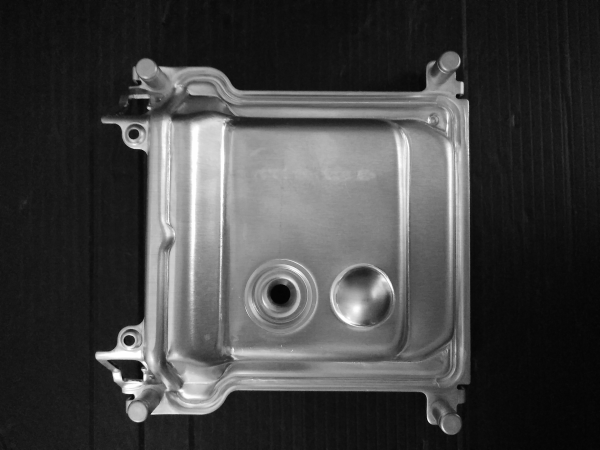
#> input picture lcnstest2.png, 1200 x 900 px, found by its file name (shown at 1/2 size)
$ python fft_opencv.py   (Python 2 division)   (older library calls are emulated)
#> lines starting #> are read from the running program, lines starting #| are printed output that depends on the picture
import numpy as np
import cv2
from matplotlib import pyplot as plt

img = cv2.imread('images/lcnstest2.png', 0)
#> img is the input picture: shape (900, 1200); min 2, max 254, mean 66
#img = cv2.imread('test3.jpg', 0)

dft = cv2.dft(np.float32(img), flags = cv2.DFT_COMPLEX_OUTPUT)
dft_shift = np.fft.fftshift(dft)

magnitude_spectrum = 20 * np.log(cv2.magnitude(dft_shift[:,:,0], dft_shift[:,:,1]))
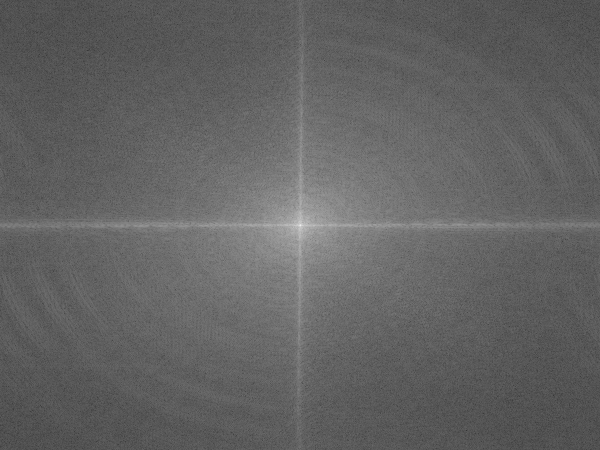
#> magnitude_spectrum: shape (900, 1200) float32 (shown at 1/2 size); min 23.37, max 361.6, mean 154.4; drawn with min black and max white

# [8 lines of commented-out code are left out]

rows, cols = img.shape
#> rows = 900; cols = 1200
crow, ccol = rows/2, cols/2
#> crow = 450; ccol = 600

mask = np.ones((rows,cols,2), np.uint8)
#mask = np.zeros((rows,cols,2), np.uint8)

a = 30
b = 900
#mask[ crow - b : crow + b, ccol - b : ccol + b] = 1
mask[ crow - a : crow + a, ccol - a : ccol + a] = 0

fshift = dft_shift*mask
f_ishift = np.fft.ifftshift(fshift)
img_back = cv2.idft(f_ishift)
img_back = cv2.magnitude(img_back[:, :, 0], img_back[:, :, 1])


# [5 lines of commented-out code are left out]

img1 = 255 * ( img_back - np.amin(img_back) ) / ( np.amax(img_back) - np.amin(img_back))

cv2.imwrite('test2fft.png', img1 )
cv2.imwrite('test2fftdiff.png', np.abs( img1 - img ) )
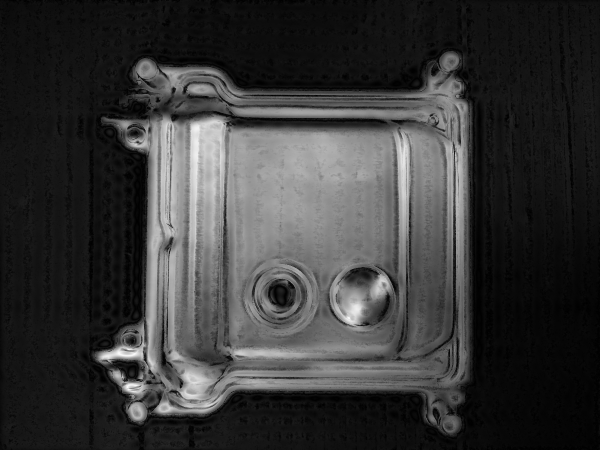
#> saved as test2fftdiff.png: shape (900, 1200) (shown at 1/2 size); min 0, max 253, mean 55.2

img_diff = cv2.imread('test2fftdiff.png', 0)
cv2.imwrite('test2fftdiff_blur.png', np.abs( img1 - img_diff ) )
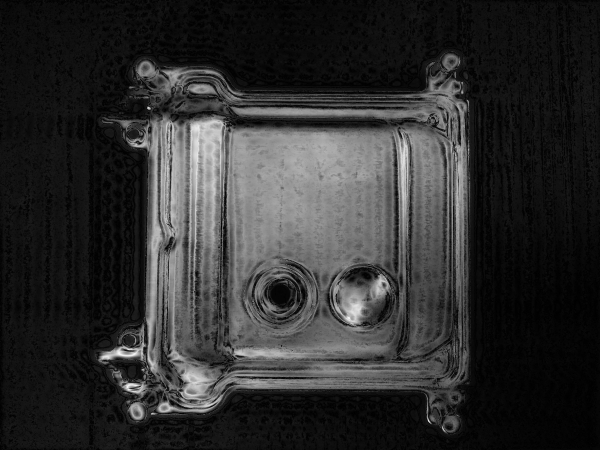
#> saved as test2fftdiff_blur.png: shape (900, 1200) (shown at 1/2 size); min 0, max 253, mean 46.6


## Artistic image
org = cv2.imread('test2fft.png', 0 )
laplacian = cv2.Laplacian(org, cv2.CV_64F)
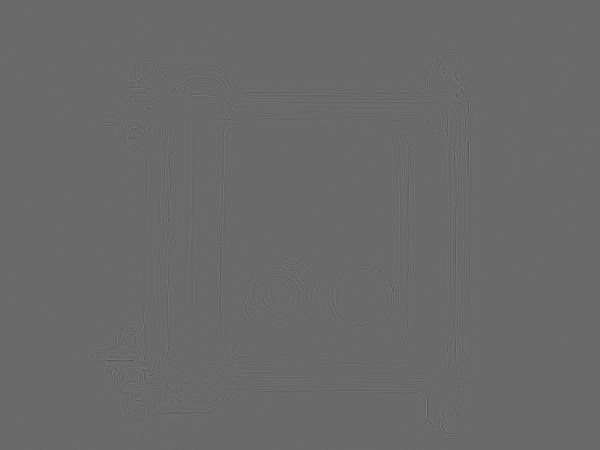
#> laplacian: shape (900, 1200) float64 (shown at 1/2 size); min -417, max 583, mean 0; drawn with min black and max white
cv2.imwrite('test2laplacian.png', laplacian )
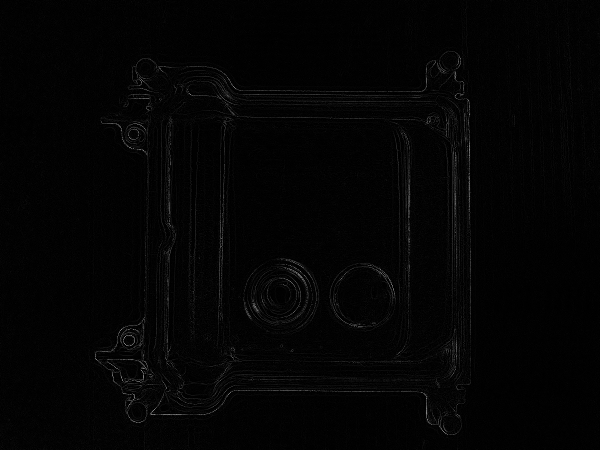
#> saved as test2laplacian.png: shape (900, 1200) (shown at 1/2 size); min 0, max 255, mean 3.6
laplacian = cv2.imread('test2laplacian.png', 0 )
blur = cv2.medianBlur(org, 21)
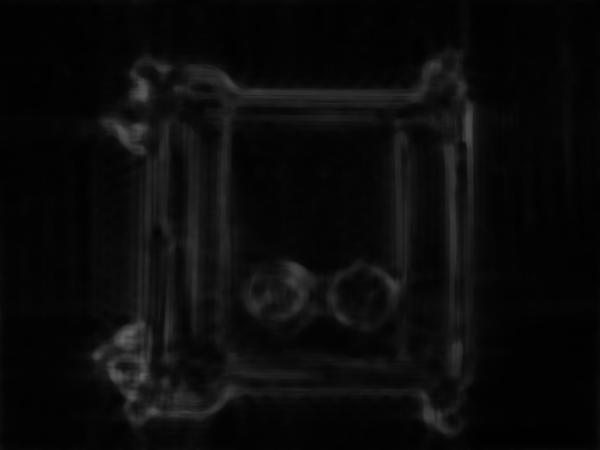
#> blur: shape (900, 1200) (shown at 1/2 size); min 1, max 100, mean 10.8
cv2.imwrite( 'lapblured.png', laplacian - blur )
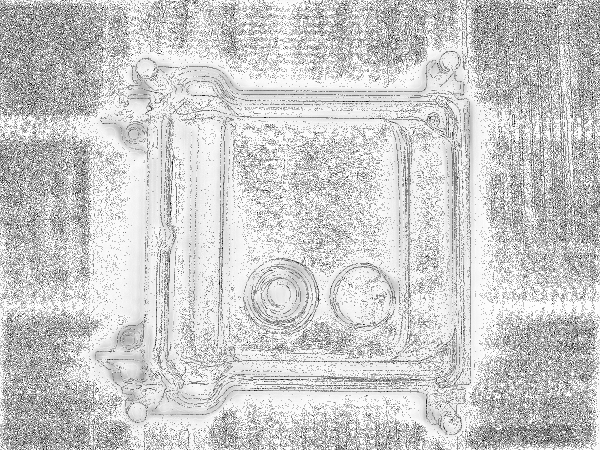
#> saved as lapblured.png: shape (900, 1200) (shown at 1/2 size); min 0, max 255, mean 203.2

$ run again, with lcnstest1.png copied over lcnstest2.png
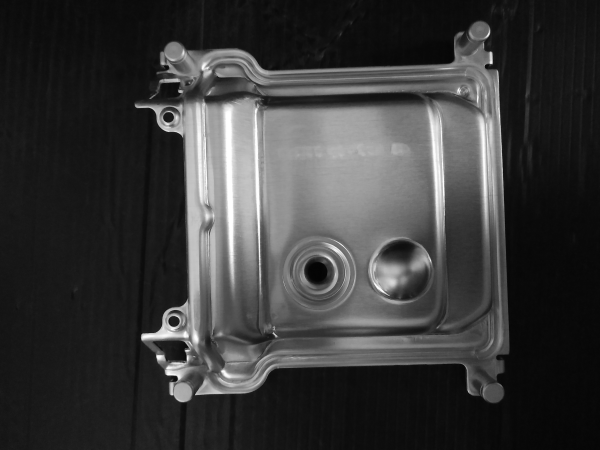
#> input picture lcnstest1.png, 1200 x 900 px, found by its file name (shown at 1/2 size)
#> img is the input picture: shape (900, 1200); min 2, max 254, mean 57.2
#> `blur = cv2.medianBlur(org, 21)`:
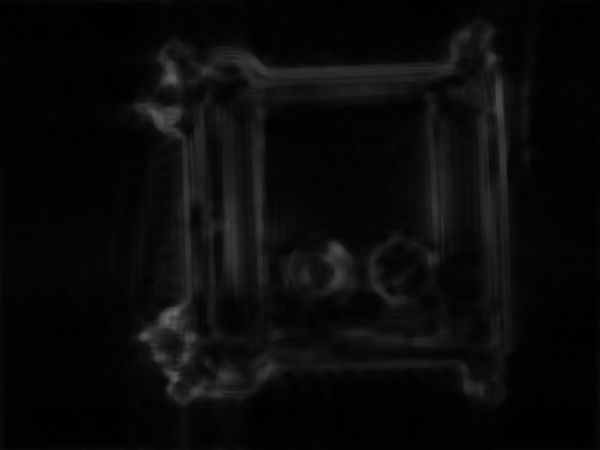
#> blur: shape (900, 1200) (shown at 1/2 size); min 1, max 106, mean 10.2
#> `cv2.imwrite( 'lapblured.png', laplacian - blur )`:
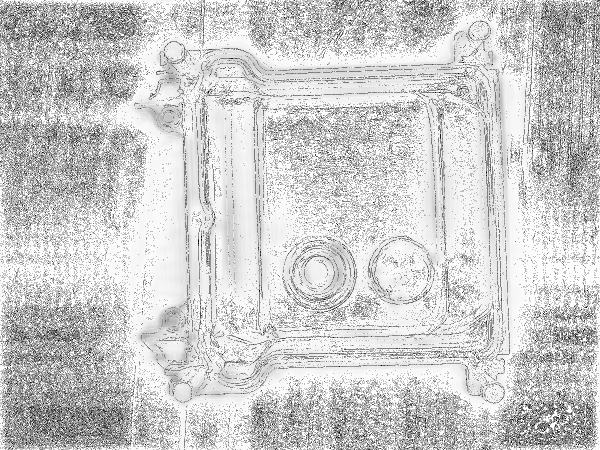
#> saved as lapblured.png: shape (900, 1200) (shown at 1/2 size); min 0, max 255, mean 204.5

$ run again, with lcnstest3.png copied over lcnstest2.png
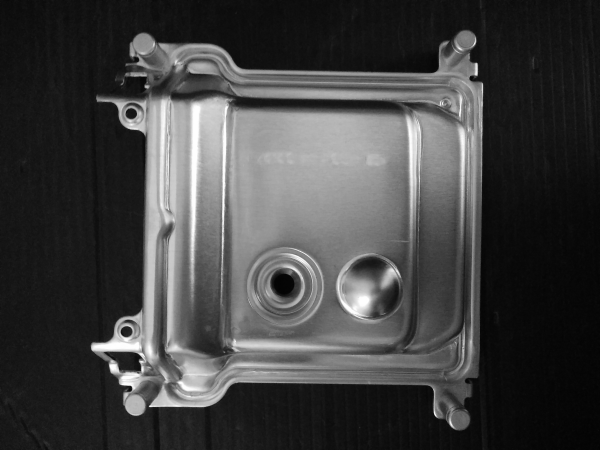
#> input picture lcnstest3.png, 1200 x 900 px, found by its file name (shown at 1/2 size)
#> img is the input picture: shape (900, 1200); min 2, max 254, mean 65.4
#> `blur = cv2.medianBlur(org, 21)`:
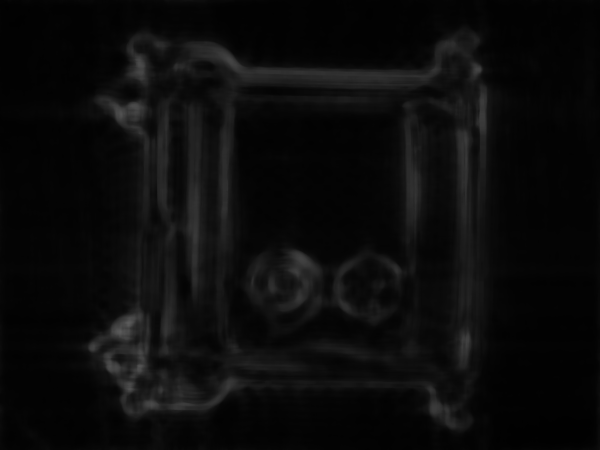
#> blur: shape (900, 1200) (shown at 1/2 size); min 1, max 92, mean 11
#> `cv2.imwrite( 'lapblured.png', laplacian - blur )`:
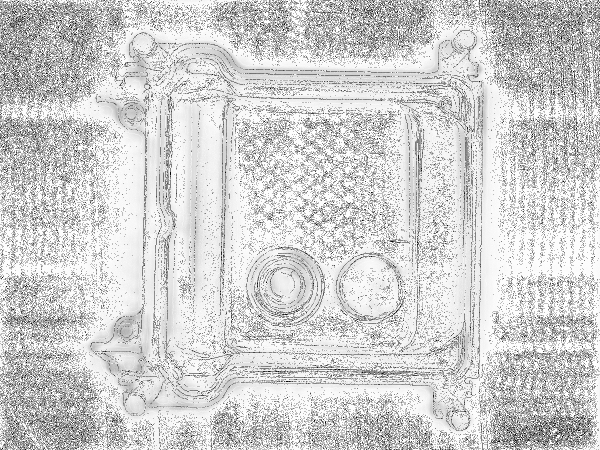
#> saved as lapblured.png: shape (900, 1200) (shown at 1/2 size); min 0, max 255, mean 207.9
